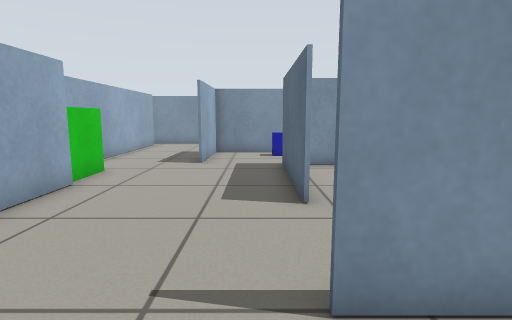
View 1 (above)

20 first-person views from a walk through a robot-simulator world made for Gazebo. The camera is 0.17 m above the floor, tilts 8° down and sees 80° across. The floor is counted in squares, 0.1 m on a side. Each view is taken from the middle of a square. On the plan, view 1 faces up. The plan holds only what a view shows up to about 16 squares ahead; the rest is blank.

View 2
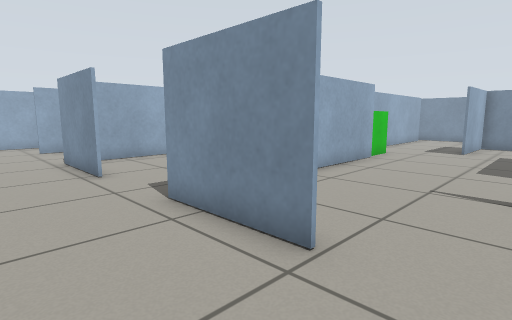

View 3
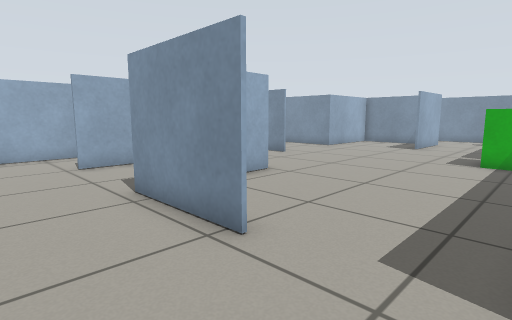

View 4
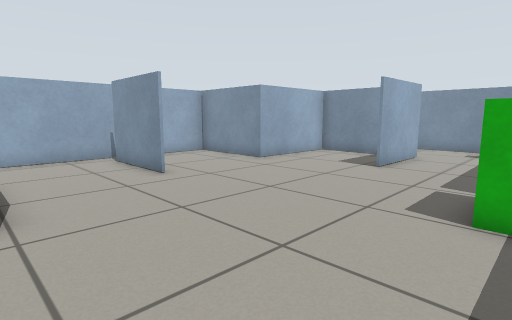

View 5
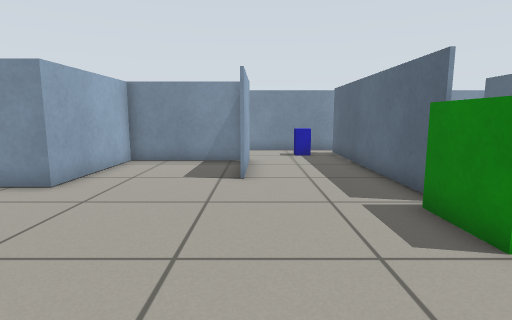

View 6
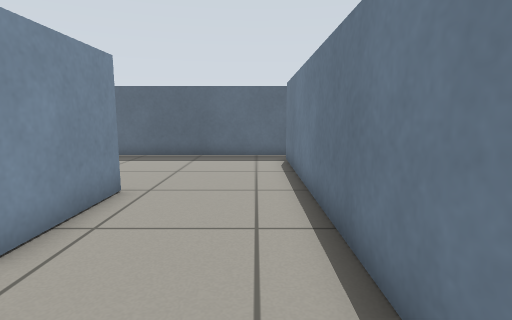

View 7
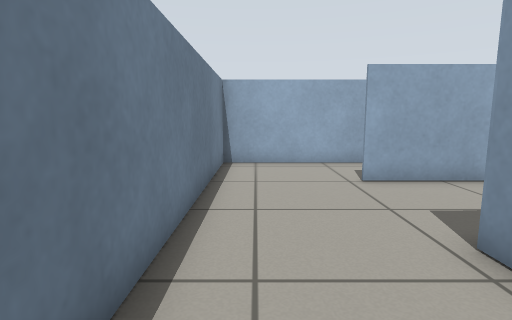

View 8
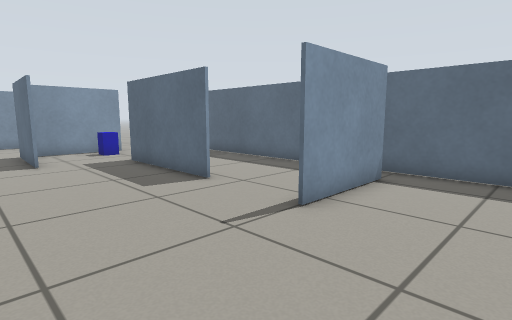

View 9
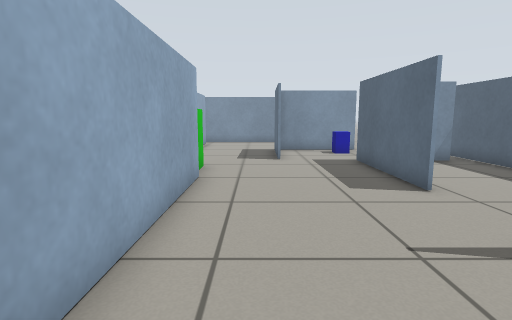

View 10
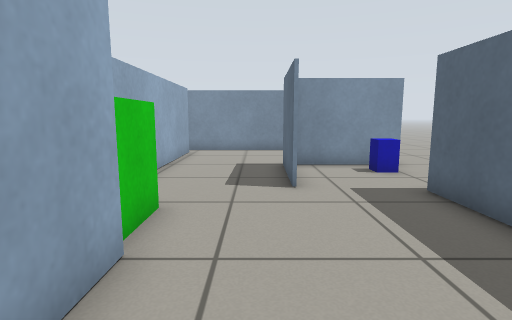

View 11
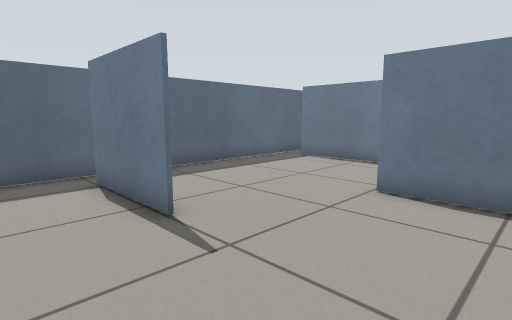

View 12
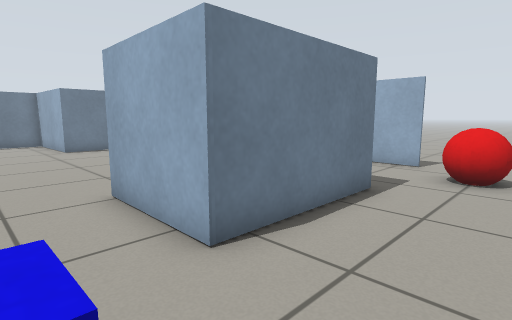

View 13
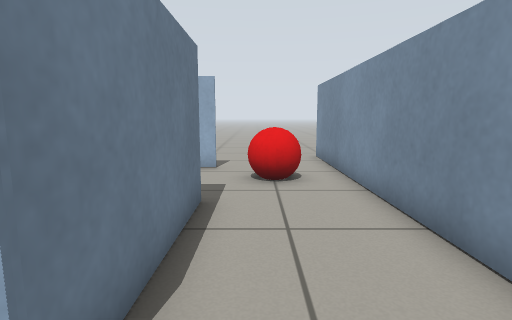

View 14
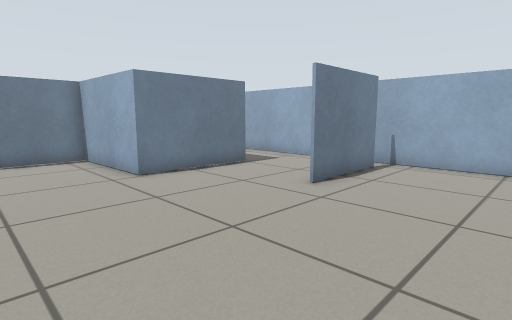

View 15
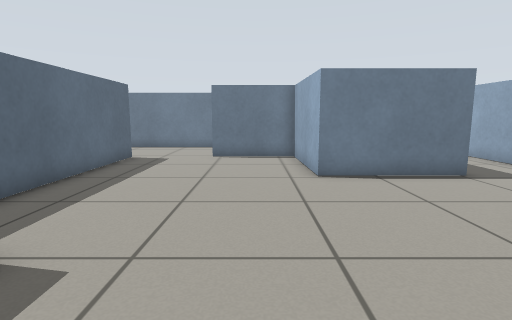

View 16
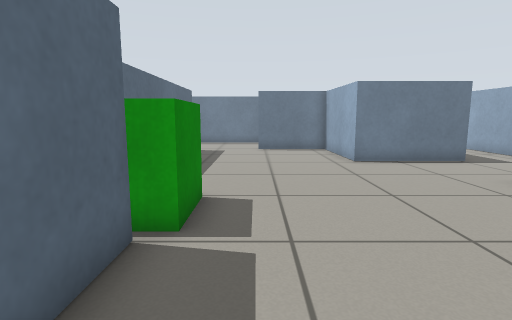

View 17
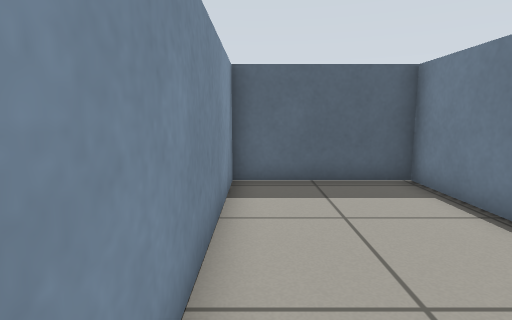

View 18
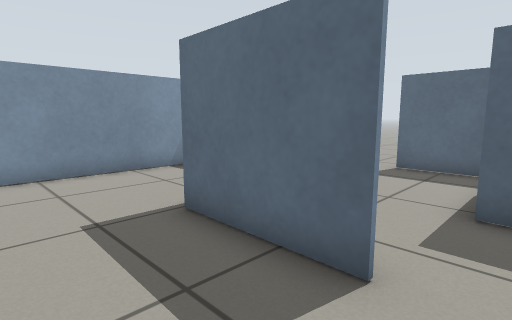

View 19
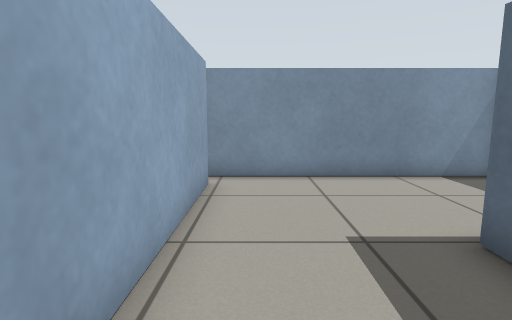

View 20
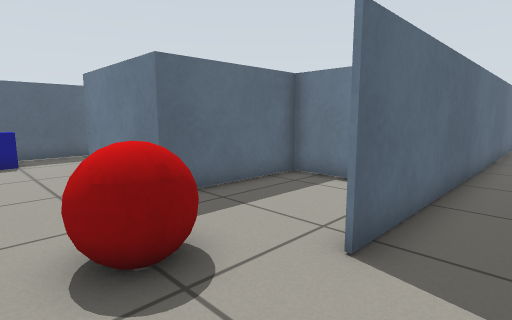

### Floor plan
Points are (right, up) in squares from view 1. A wall is a line through its corners. A room is listed if a view was taken in it or the views show most of it. See-through windows are left out.
Room 1 (views 1, 2, 3, 4, 5, 6, 7, 8, 9, 10, 11, 12, 13, 14, 15, 16, 17, 18, 19)
walls: (-6.3, 10) (-6.3, 18.6); (-4.6, 7.5) (-4.6, 0.7); (-14.5, 6.5) (-18.1, 6.5); (-2.1, 11.2) (-2, 14.9); (-10.5, 15.8) (-14.9, 15.8) (-15, 11.2) (-19.2, 11.2) (-19.2, -6.2) (-9.2, -6.2); (1, 5.8) (1, 10.9); (-17, 11.3) (-15.1, 11.3) (-15, 15.9) (-10.3, 15.9) (-10.3, 12.2); (-1.2, 14.9) (2, 14.9) (2, 19.6) (-19.4, 19.6); (-16.1, 2.4) (-11.8, 2.4) (-11.6, -2.1) (-8.1, -2.1); (-8.1, -2.2) (-11.8, -2.2); (-18.3, 6.6) (-14.5, 6.6); (-16, 1.1) (-16, -2.2); (-6.2, 18.6) (-6.2, 10.1); (-3.5, -1.8) (-1.1, -1.8); (-1, -1.9) (-4.7, -1.9) (-4.7, 6.4); (2.1, 14.8) (-1.9, 14.8) (-2, 11.2); (-19.2, 15.7) (-19.2, 14); (4.4, 2.4) (0.6, 2.4); (5.5, 10.9) (5.5, 13.9); (-6.8, -6.2) (4.4, -6.2); (5.5, -5.9) (5.5, 1.9)
ways out: opening at (-19, 18.5) to room 2; gap at (4, -6) to room 2; opening at (1, 4) to room 3; gap at (4, 2) to room 3; opening at (5, 18); gap at (-18, 7)
objects: red ball (-18, 17) to (-17, 18); blue box (-8, 18); green box (-7, 8) to (-5, 9); blue box (1, 14)
Room 2 (view 20)
walls: (-19.3, -0.4) (-19.3, 15.7); (-19.4, 19.6) (-22.4, 19.6); (5.5, -7.9) (5.5, -5.9)
ways out: opening at (-19, 18.5) to room 1; gap at (4, -6) to room 1
Room 3 (no view inside)
walls: (5.5, 6) (5.5, 10.9); (0.6, 2.4) (4.2, 2.4); (5.5, 1.9) (5.5, 4.4); (4.6, 10.8) (1.9, 10.8)
ways out: opening at (1, 4) to room 1; gap at (4, 2) to room 1

Where each view was taken, in squares from view 1:
view 1: 0 up, 0 right, facing up
view 2: 5 down, 1 right, facing up-left
view 3: 5 down, 5 left, facing up-left
view 4: 2 up, 6 left, facing up-left
view 5: 4 up, 10 left, facing up
view 6: 5 down, 8 left, facing right
view 7: 5 down, 8 left, facing left
view 8: 1 down, 4 left, facing up-right
view 9: 1 down, 3 left, facing up
view 10: 4 up, 3 left, facing up
view 11: 5 up, 4 left, facing down-right
view 12: 19 up, 8 left, facing down-left
view 13: 17 up, 9 left, facing left
view 14: 11 up, 8 left, facing down-left
view 15: 11 up, 10 left, facing down
view 16: 14 up, 8 left, facing down
view 17: 19 up, 6 left, facing right
view 18: 10 up, 5 left, facing up-right
view 19: 11 up, 5 left, facing up
view 20: 19 up, 21 left, facing down-right
